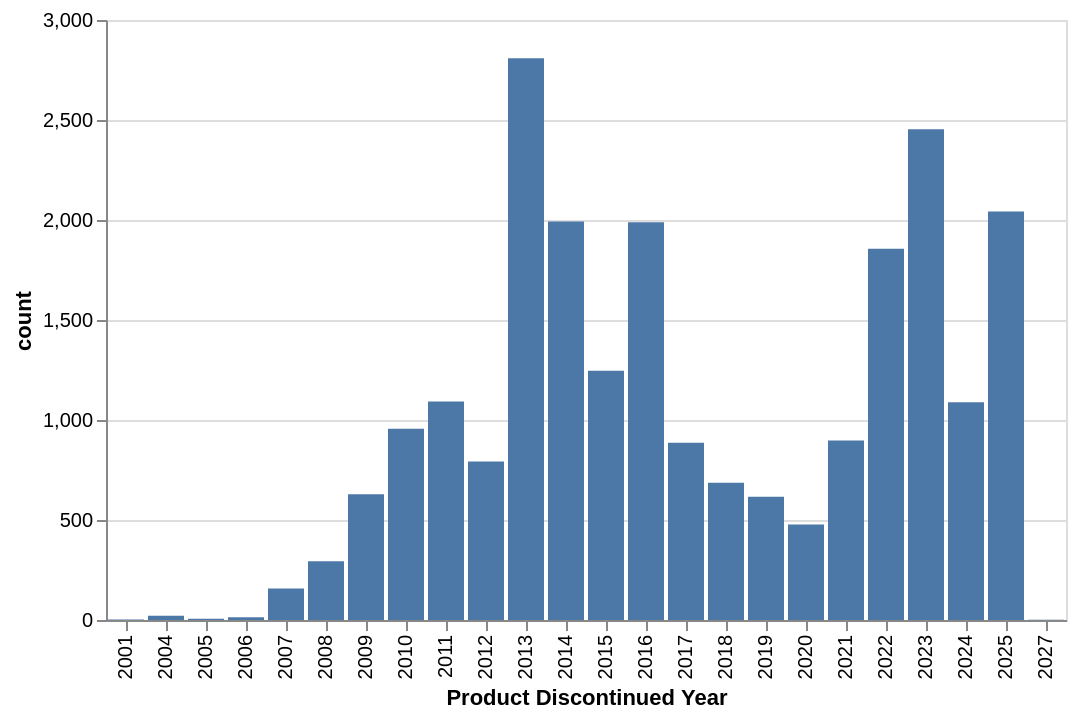

Notebook code for this chart:
### Code cell
alt.Chart(disc_year).mark_bar().encode(
    x="Product Discontinued Year:O",
    y="count:Q"
)

### Figure 1 — Vega-Lite specification as saved in the notebook (floating-point values rounded to 4 significant figures)
{"config": {"view": {"continuousWidth": 300, "continuousHeight": 300}}, "data": {"name": "data-5715013d4977afd856b5822af67a07ab"}, "mark": {"type": "bar"}, "encoding": {"x": {"field": "Product Discontinued Year", "type": "ordinal"}, "y": {"field": "count", "type": "quantitative"}}, "$schema": "https://vega.github.io/schema/vega-lite/v6.1.0.json", "datasets": {"data-5715013d4977afd856b5822af67a07ab": [{"Product Discontinued Year": 2001.0, "count": 2}, {"Product Discontinued Year": 2004.0, "count": 21}, {"Product Discontinued Year": 2005.0, "count": 6}, {"Product Discontinued Year": 2006.0, "count": 14}, {"Product Discontinued Year": 2007.0, "count": 158}, {"Product Discontinued Year": 2008.0, "count": 294}, {"Product Discontinued Year": 2009.0, "count": 629}, {"Product Discontinued Year": 2010.0, "count": 956}, {"Product Discontinued Year": 2011.0, "count": 1092}, {"Product Discontinued Year": 2012.0, "count": 793}, {"Product Discontinued Year": 2013.0, "count": 2809}, {"Product Discontinued Year": 2014.0, "count": 1992}, {"Product Discontinued Year": 2015.0, "count": 1246}, {"Product Discontinued Year": 2016.0, "count": 1989}, {"Product Discontinued Year": 2017.0, "count": 886}, {"Product Discontinued Year": 2018.0, "count": 686}, {"Product Discontinued Year": 2019.0, "count": 616}, {"Product Discontinued Year": 2020.0, "count": 477}, {"Product Discontinued Year": 2021.0, "count": 897}, {"Product Discontinued Year": 2022.0, "count": 1856}, {"Product Discontinued Year": 2023.0, "count": 2454}, {"Product Discontinued Year": 2024.0, "count": 1089}, {"Product Discontinued Year": 2025.0, "count": 2042}, {"Product Discontinued Year": 2027.0, "count": 1}]}}
